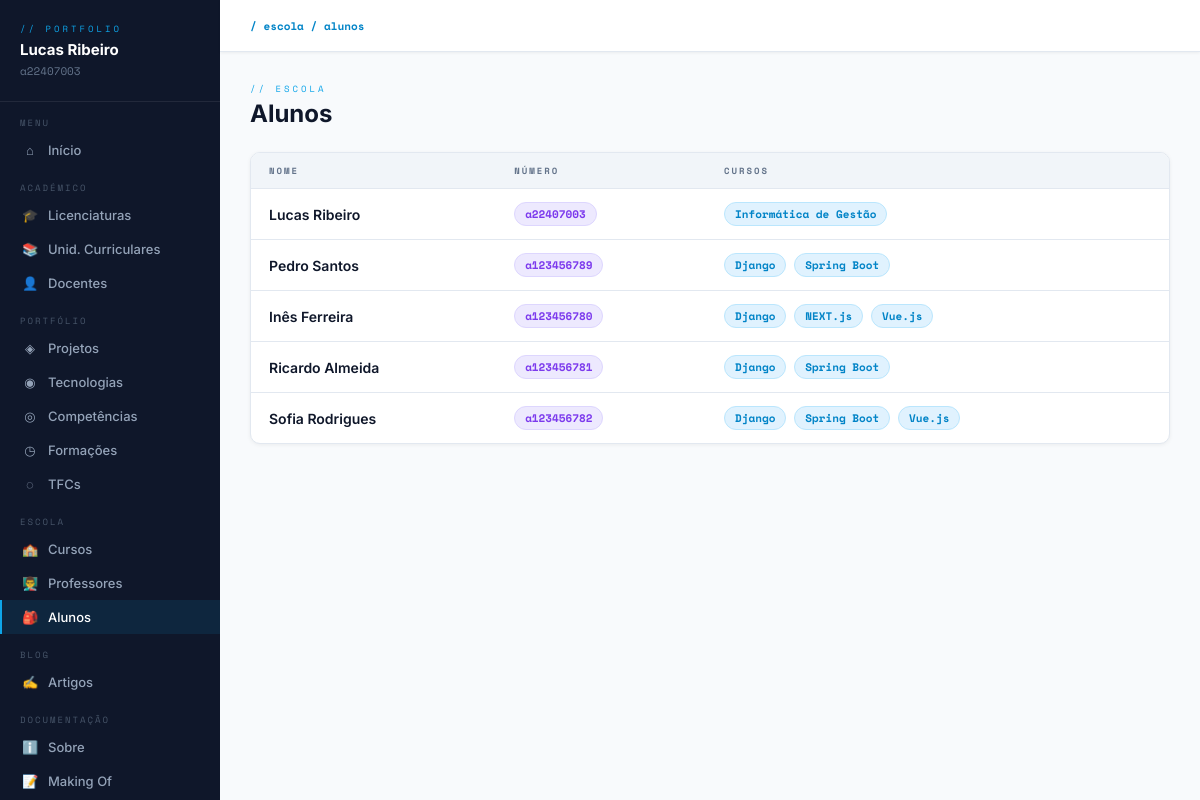
The page /escola/alunos/ on the database its author committed.
### escola/models.py (models this page shows, shortened)
class Aluno(models.Model):
    nome = models.CharField(max_length=100)
    numero = models.CharField(max_length=20, unique=True)

class Curso(models.Model):
    nome = models.CharField(max_length=100)
    imagem = models.ImageField(upload_to='cursos/')
    professor = models.ForeignKey(Docente, on_delete=models.CASCADE, related_name='cursos')
    alunos = models.ManyToManyField(Aluno, related_name='cursos')

### escola/views.py (the view)
# urls.py: path('alunos/', views.alunos_view, name='alunos'),
def alunos_view(request):
    alunos = Aluno.objects.prefetch_related('cursos').all()
    return render(request, 'escola/alunos.html', {'alunos': alunos})

### escola/templates/escola/alunos.html (shortened to what this page needs)
{% extends 'portfolio/base.html' %}
{% block nav_alunos %}active{% endblock %}
{% block breadcrumb %}<b>/ escola / alunos</b>{% endblock %}
{% block content %}
<div class="page-header">
    <div>
        <div class="page-label">// escola</div>
        <div class="page-title">Alunos</div>
    </div>
</div>
<div class="card">
    <table>
        <thead><tr><th>Nome</th><th>Número</th><th>Cursos</th></tr></thead>
        <tbody>
        {% for aluno in alunos %}
            <tr>
                <td class="text-dark">{{ aluno.nome }}</td>
                <td><span class="badge badge-purple">{{ aluno.numero }}</span></td>
                <td>
                    {% for curso in aluno.cursos.all %}
                        <a href="/escola/curso/{{ curso.id }}" class="badge badge-cyan" style="text-decoration:none;margin-right:4px;">{{ curso.nome }}</a>
                    {% empty %}
                        <span class="text-muted">Sem cursos</span>
                    {% endfor %}
                </td>
            </tr>
        {% empty %}
            <tr><td colspan="3"><div class="empty"><span>🎒</span>Nenhum aluno adicionado.</div></td></tr>
        {% endfor %}
        </tbody>
    </table>
</div>
{% endblock %}

### portfolio/templates/portfolio/base.html (style rules this page uses)
:root { --bg: #f8fafc; --bg2: #ffffff; --bg3: #f1f5f9; --border: #e2e8f0; --accent: #0ea5e9; --accent-dark: #0284c7; --green: #10b981; --danger: #ef4444; --warning: #f59e0b; --text: #0f172a; --muted: #64748b; --sidebar: #0f172a; }
* { margin:0; padding:0; box-sizing:border-box; }
body { background:var(--bg); color:var(--text); font-family:'Inter',sans-serif; display:flex; min-height:100vh; }
.breadcrumb b { color:var(--accent-dark); }
.page-header { display:flex; align-items:flex-end; justify-content:space-between; margin-bottom:24px; flex-wrap:wrap; gap:12px; }
.page-label { font-family:'Space Mono',monospace; font-size:9px; color:var(--accent); letter-spacing:3px; text-transform:uppercase; margin-bottom:4px; }
.page-title { font-size:24px; font-weight:700; color:var(--text); }
.card { background:var(--bg2); border:1px solid var(--border); border-radius:10px; overflow:hidden; box-shadow:0 1px 4px rgba(0,0,0,0.06); }
table { width:100%; border-collapse:collapse; }
thead { background:var(--bg3); border-bottom:1px solid var(--border); }
th { padding:11px 18px; font-family:'Space Mono',monospace; font-size:9px; color:var(--muted); letter-spacing:2px; text-transform:uppercase; text-align:left; font-weight:600; }
td { padding:13px 18px; font-size:14px; border-bottom:1px solid var(--border); vertical-align:middle; color:#0f172a; font-weight:500; }
tr:last-child td { border-bottom:none; }
.badge { display:inline-block; padding:3px 10px; border-radius:20px; font-size:11px; font-family:'Space Mono',monospace; font-weight:600; }
.badge-cyan { background:#e0f2fe; color:#0284c7; border:1px solid #bae6fd; }
.badge-purple { background:#ede9fe; color:#7c3aed; border:1px solid #ddd6fe; }
.text-dark { color:#0f172a !important; font-weight:600; }

### rows shown on the page
Aluno: nome "Lucas Ribeiro", numero "a22407003"
Curso: nome "Informática de Gestão"
Aluno: nome "Pedro Santos", numero "a123456789"
Curso: nome "Django"
Curso: nome "Spring Boot"
Aluno: nome "Inês Ferreira", numero "a123456780"
Curso: nome "NEXT.js"
Curso: nome "Vue.js"
Aluno: nome "Ricardo Almeida", numero "a123456781"
Aluno: nome "Sofia Rodrigues", numero "a123456782"
